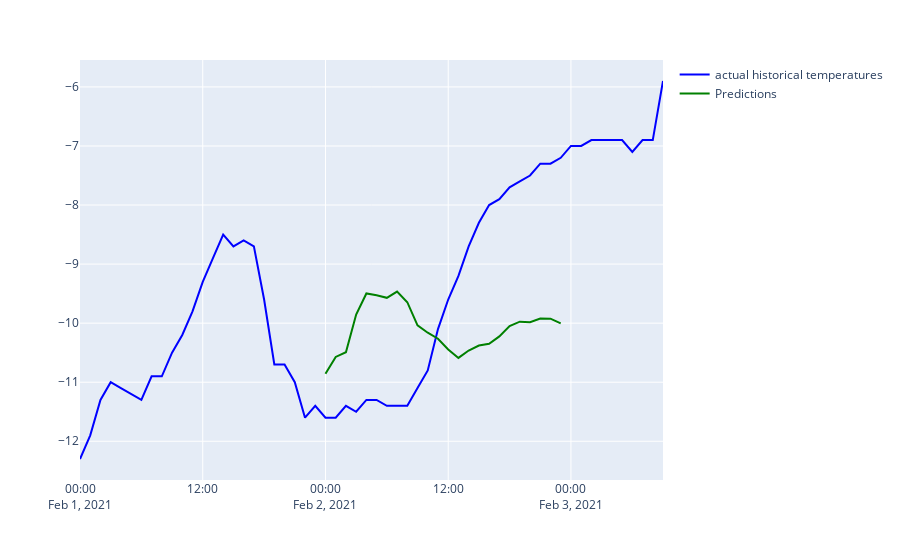

Here is the notebook cell this chart was saved with:
### Code cell
prediction_fig = px.line()

prediction_fig.add_trace(
                go.Scatter(
                    x=temperature_df.index,
                    y=temperature_df['historical_temperatures']['2021-02-01 00:00:00+00:00':'2021-02-03 09:00:00+00:00'],
                    mode="lines",
                    name='actual historical temperatures',
                    line=dict(color="blue"),
                )
            )
prediction_fig.add_trace(
                go.Scatter(
                    x=df_test.index,
                    y=df_test['predictions'],
                    mode="lines",
                    name='Predictions',
                    line=dict(color="green"),
                )
            )
prediction_fig.show()

### Figure 1 — Plotly figure (JSON) as saved in the notebook; plotly's stock layout.template omitted (floating-point values rounded to 4 significant figures; data arrays with more than 128 entries replaced by an {"elided": "..."} marker saying what was removed)
{"data": [{"hovertemplate": "<extra></extra>", "legendgroup": "", "line": {"color": "#636efa", "dash": "solid"}, "marker": {"symbol": "circle"}, "mode": "lines", "name": "", "orientation": "v", "showlegend": false, "type": "scatter", "xaxis": "x", "yaxis": "y"}, {"line": {"color": "blue"}, "mode": "lines", "name": "actual historical temperatures", "type": "scatter", "x": {"elided": "216 str values"}, "y": [-12.3, -11.9, -11.3, -11, -11.1, -11.2, -11.3, -10.9, -10.9, -10.5, -10.2, -9.8, -9.3, -8.9, -8.5, -8.7, -8.6, -8.7, -9.6, -10.7, -10.7, -11, -11.6, -11.4, -11.6, -11.6, -11.4, -11.5, -11.3, -11.3, -11.4, -11.4, -11.4, -11.1, -10.8, -10.1, -9.6, -9.2, -8.7, -8.3, -8, -7.9, -7.7, -7.6, -7.5, -7.3, -7.3, -7.2, -7, -7, -6.9, -6.9, -6.9, -6.9, -7.1, -6.9, -6.9, -5.9]}, {"line": {"color": "green"}, "mode": "lines", "name": "Predictions", "type": "scatter", "x": ["2021-02-02T00:00:00+00:00", "2021-02-02T01:00:00+00:00", "2021-02-02T02:00:00+00:00", "2021-02-02T03:00:00+00:00", "2021-02-02T04:00:00+00:00", "2021-02-02T05:00:00+00:00", "2021-02-02T06:00:00+00:00", "2021-02-02T07:00:00+00:00", "2021-02-02T08:00:00+00:00", "2021-02-02T09:00:00+00:00", "2021-02-02T10:00:00+00:00", "2021-02-02T11:00:00+00:00", "2021-02-02T12:00:00+00:00", "2021-02-02T13:00:00+00:00", "2021-02-02T14:00:00+00:00", "2021-02-02T15:00:00+00:00", "2021-02-02T16:00:00+00:00", "2021-02-02T17:00:00+00:00", "2021-02-02T18:00:00+00:00", "2021-02-02T19:00:00+00:00", "2021-02-02T20:00:00+00:00", "2021-02-02T21:00:00+00:00", "2021-02-02T22:00:00+00:00", "2021-02-02T23:00:00+00:00"], "y": [-10.86, -10.57, -10.49, -9.853, -9.497, -9.526, -9.571, -9.466, -9.645, -10.04, -10.16, -10.26, -10.45, -10.59, -10.46, -10.38, -10.35, -10.22, -10.05, -9.975, -9.983, -9.922, -9.924, -10.0]}], "layout": {"legend": {"tracegroupgap": 0}, "margin": {"t": 60}, "xaxis": {"anchor": "y", "domain": [0, 1]}, "yaxis": {"anchor": "x", "domain": [0, 1]}}}
